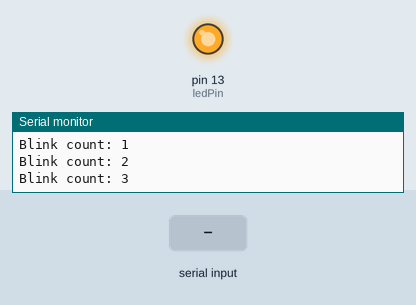
Bench run of a sketch on a simulated Arduino Uno, built with avr-gcc and run on an emulated ATmega328P. Shown: output pins drawn as LEDs (lit = HIGH), the last lines printed to the serial monitor. The inputs (shaded band) are chosen by the test bench.

Above: at 1.8 s.
1.9 s: "30,150\n" received over the second serial link
At 3.1 s:
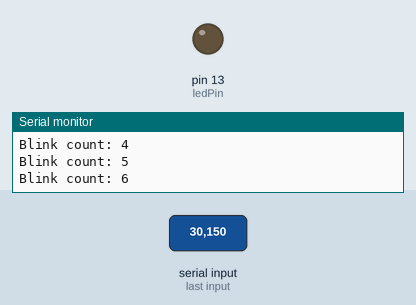
Timing chart, 0 to 4.9 s (numbered marks = the images above; inputs shaded):
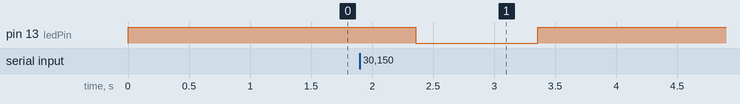

Measured:
- after the input at 1.9 s, pin 13 (ledPin): HIGH → LOW after 0.46 s, → HIGH 1.0 s later

The sketch:

Annarprof_2B.ino
```cpp
#include <SoftwareSerial.h>

SoftwareSerial BTSerial(2, 3); // RX | TX

int ledPin = 13;
int blinkRate = 500; // default blink rate in milliseconds
int blinkCount = 0; // variable to count the number of blinks

void setup() {
  pinMode(ledPin, OUTPUT);
  Serial.begin(9600);
  BTSerial.begin(9600);
}

void loop() {
  // check if there is data available on the Bluetooth module
  if (BTSerial.available() > 0) {
    int sliderValue = BTSerial.parseInt();
    // set the blink rate based on the slider value received
    blinkRate = map(sliderValue, 0, 1023, 100, 1000);
  }

  digitalWrite(ledPin, HIGH); // turn on the LED
  delay(blinkRate); // wait for the blink rate
  digitalWrite(ledPin, LOW); // turn off the LED
  blinkCount++; // increment the blink count

  // print the blink count to the Serial monitor when the LED is off
  if (digitalRead(ledPin) == LOW) {
    Serial.println("Blink count: " + String(blinkCount));
  }
}
```
